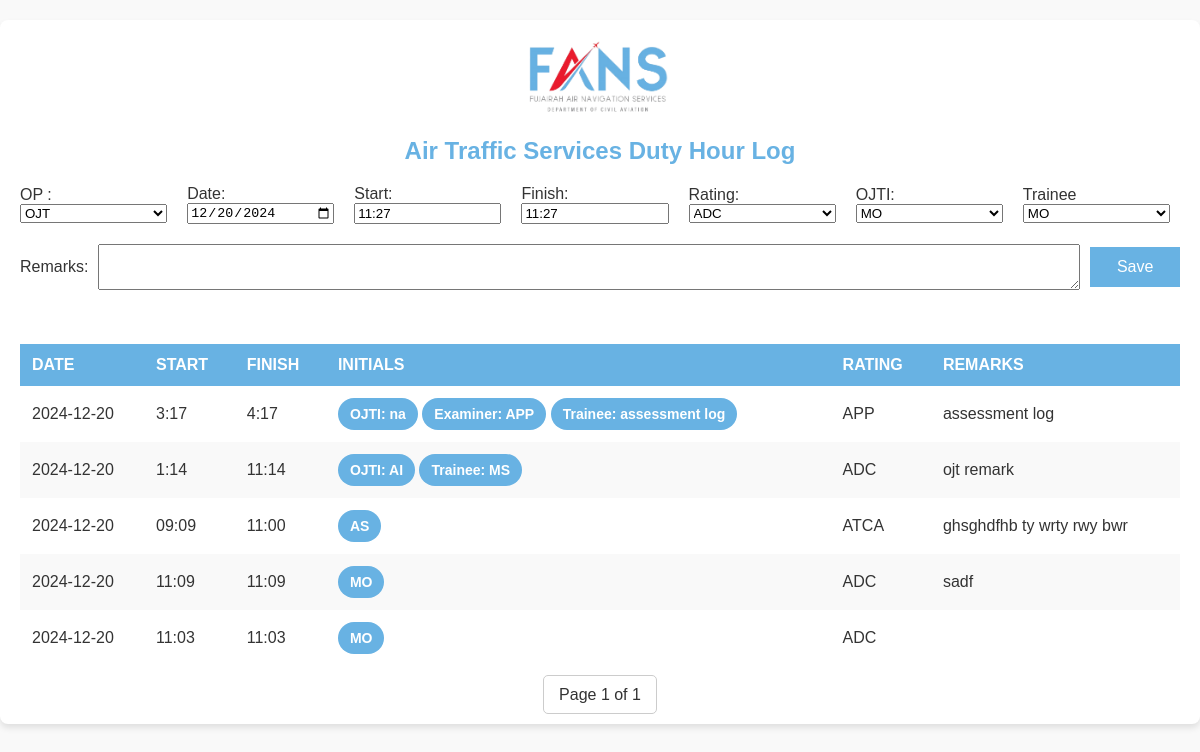
/new_ats_log_ojt, run on an earlier commit of the app's database.
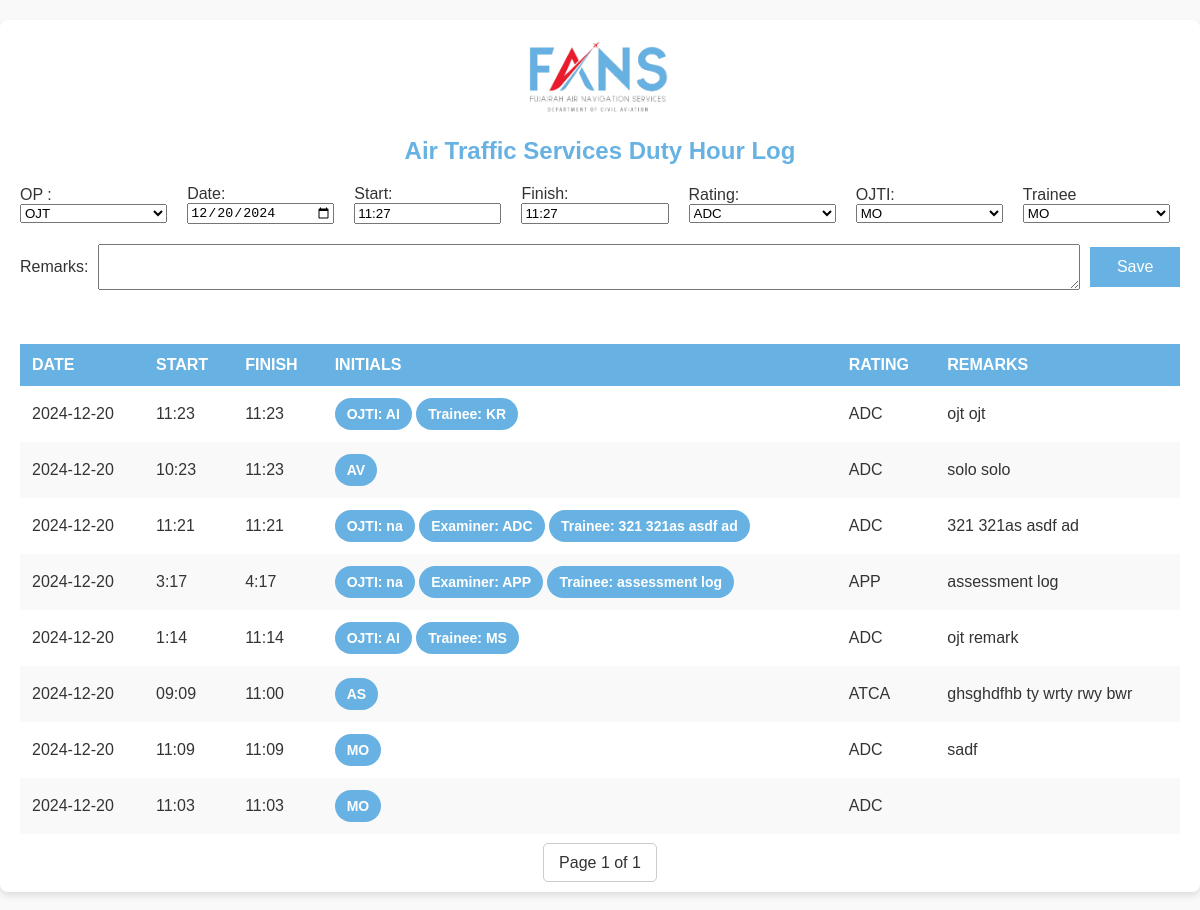
And on a later commit of the database.
### tables this page shows
CREATE TABLE ats_log (
                id INTEGER PRIMARY KEY AUTOINCREMENT,
                date TEXT,
                date_ts INTEGER,
                start TEXT,
                start_ts INTEGER,
                finish TEXT,
                finish_ts INTEGER,
                initial TEXT,
                rating TEXT,
                remarks TEXT,
                ojti TEXT,
                examiner TEXT,
                trainee TEXT,
                op TEXT
            );

### app.py (the view, shortened to what this page needs)
@app.route('/new_ats_log_ojt', methods=['GET', 'POST'])
def new_ats_log_ojt():
    current_date = datetime.now(timezone.utc).strftime('%Y-%m-%d')
    current_utc_time = datetime.now(timezone.utc).strftime('%H:%M')  # Ensure 24-hour format
    options = ['OJT', 'Assessment', 'Solo']
    ratings = ['ADC','APP','APS','ATCA']
    initials = ['MO', 'AI', 'MS', 'AD', 'AL', 'AN', 'AS', 'AV', 'HA', 'HI', 'KR', 'MY', 'NA', 'AM', 'AR', 'MZ', 'MM', 'KS', 'SE', 'BI', 'SK', 'SH', 'BR', 'AB', 'LB', 'ME', 'MR', 'AO', 'MA']
    logs, page, total_pages = get_logs_n_pagination_data()
    return render_template('new_ats_log_ojt.html', date=current_date, time=current_utc_time, ratings=ratings, initials=initials, options=options, logs=logs, page=page, total_pages=total_pages)

### app.py (called while the page is built)
def get_logs_n_pagination_data():
    page = request.args.get('page', 1, type=int)
    offset = (page - 1) * per_page
    with sqlite3.connect(DATABASE) as conn:
        cursor = conn.cursor()
        cursor.execute('''
            SELECT id, date, date_ts, start, start_ts, finish, finish_ts, initial, rating, remarks, ojti, examiner, trainee, op
            FROM ats_log ORDER BY id DESC
            LIMIT ? OFFSET ?
        ''', (per_page, offset))
        logs = cursor.fetchall()
        cursor.execute('SELECT COUNT(*) FROM ats_log')
        total_logs = cursor.fetchone()[0]
    total_pages = (total_logs + per_page - 1) // per_page
    return logs, page, total_pages

### templates/new_ats_log_ojt.html (shortened to what the changed rows need)
<!DOCTYPE html>
<html lang="en">
<head>
    <link rel="stylesheet" href="/static/styles.css">
</head>
<body>
    <div class="container">
        <h1>Air Traffic Services Duty Hour Log</h1>
        <br><br><br>
        <table>
            <thead>
                <tr>
                    <th>Date</th>
                    <th>Start</th>
                    <th>Finish</th>
                    <th>Initials</th>
                    <th>Rating</th>
                    <th>Remarks</th>
                </tr>
            </thead>
            <tbody>
                {% for log in logs %}
                <tr>
                    <td style="width: 100px;">{{ log[1] }}</td>
                    <td>{{ log[3] }}</td>
                    <td>{{ log[5] }}</td>
                    <td>
                        {% if log[13] == "Solo" %}
                        <span class="chip">{{ log[7] }}</span>
                        {% elif log[13] == "OJT" %}
                        <span class="chip">OJTI: {{ log[10] }}</span>
                        <span class="chip">Trainee: {{ log[12] }}</span>
                        {% elif log[13] == "Assessment" %}
                        <span class="chip">OJTI: {{ log[7] }}</span>
                        <span class="chip">Examiner: {{ log[8] }}</span>
                        <span class="chip">Trainee: {{ log[9] }}</span>
                        {% endif %}
                    </td>
                    <td>{{ log[8] }}</td>
                    <td>{{ log[9] }}</td>
                </tr>
                {% endfor %}
            </tbody>
        </table>
    </div>
</body>
</html>

What changed in the data, as far as the page shows it:
added ats_log: date "2024-12-20", start "11:23", finish "11:23", ojti "AI", trainee "KR", rating "ADC", remarks "ojt ojt"
added ats_log: date "2024-12-20", start "10:23", finish "11:23", initial "AV", rating "ADC", remarks "solo solo"
added ats_log: date "2024-12-20", start "11:21", finish "11:21", initial "na", rating "ADC", remarks "321 321as asdf ad"
